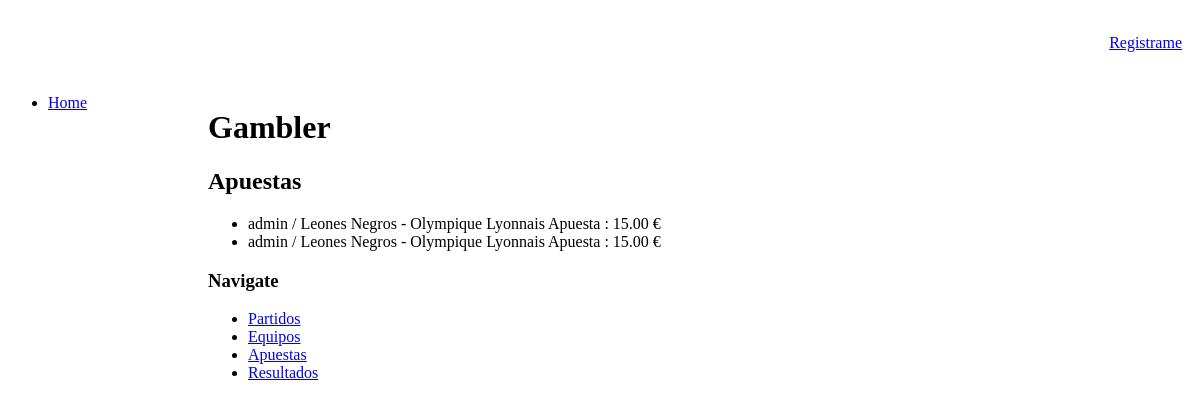
/gambler/apuestas, run on an earlier commit of the app's database.
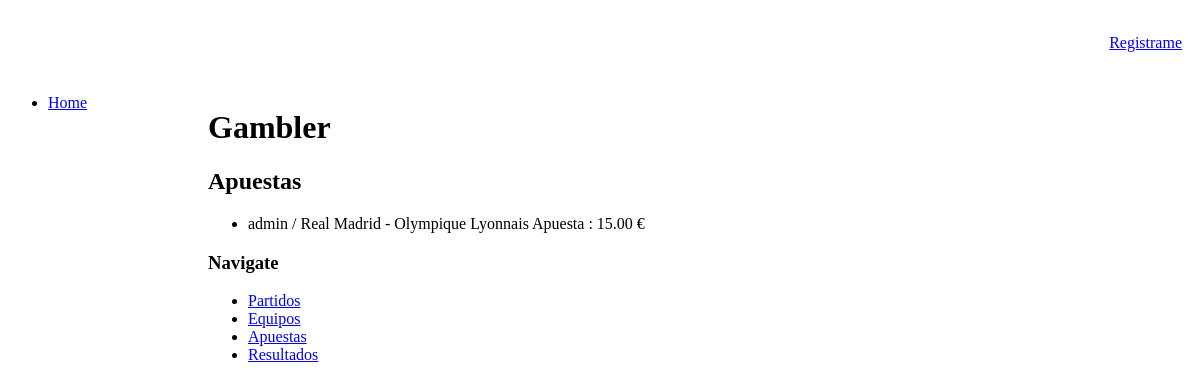
And on a later commit of the database.
### gambler/models.py (models this page shows, shortened)
class Apuesta(models.Model):
    user = models.ForeignKey(User)
    partido = models.ForeignKey(Partido)
    apuesta = models.DecimalField(max_digits=11, decimal_places=2)
    resultado = models.ForeignKey(Resultado)

class Partido(models.Model):
    jornada = models.IntegerField()
    equipoLocal = models.ForeignKey(Equipo, related_name='equipo_local')
    equipoVisitante = models.ForeignKey(Equipo, related_name='equipo_visitante')
    cuota = models.DecimalField(max_digits=3, decimal_places=2, default=1)
    fecha = models.DateField(default=date.today)
    resultado = models.ForeignKey(Resultado)

class Equipo(models.Model):
    nombreEquipo = models.TextField()

### gambler/views.py (the view)
class ApuestaList(ListView, ConnegResponseMixin):
    model = Apuesta
    context_object_name = 'latest_apuesta_list'
    template_name = 'gambler/apuestas_list.html'

### gambler/views.py (called while the page is built)
    def render_to_response(self, context, **kwargs):
        if 'extension' in self.kwargs:
            try:
                objects = [self.object]
            except AttributeError:
                objects = self.object_list
            if self.kwargs['extension'] == 'json':
                return self.render_json_object_response(objects=objects)
            elif self.kwargs['extension'] == 'xml':
                return self.render_xml_object_response(objects=objects)
        else:
            return super(ConnegResponseMixin, self).render_to_response(context)

### gambler/templates/gambler/apuestas_list.html
{% extends "gambler/show_lists.html" %}
{% block list3 %}
<h2>
    Apuestas
</h2>
<ul>
    {% for apuesta in latest_apuesta_list %}
        <li>{{ apuesta.user}} / {{ apuesta.partido.equipoVisitante.nombreEquipo }} - {{ apuesta.partido.equipoLocal.nombreEquipo }} Apuesta :  {{ apuesta.apuesta }} € </li>
    {% empty %}
        <li>Sorry, no apuestas registered yet.</li>
    {% endfor %}
</ul>
{% endblock list3 %}

### gambler/templates/gambler/show_lists.html (shortened to what this page needs)
{% extends "gambler/base.html" %}
{% block content %}
<h1>
    Gambler
</h1>
<div id="listApuestas">
    {% block list3 %}
    {% endblock list3 %}
</div>
{% endblock content %}

### gambler/templates/gambler/base.html (shortened to what this page needs)
{% load staticfiles %}
<!DOCTYPE html>
<html lang="en">
<head>
    <link rel="stylesheet" href="{% static "style/base.css" %}" />
</head>
<body>
<div id="header">
    {% block header %}
        {% if user.username %}
            <p>User {{ user.username }} (<a href="/accounts/logout/?next=/gambler/">logout</a>)</p>
        {% else %}
            <p><a href="/accounts/login/?next=/gambler/">Registrame</a></p>
        {% endif %}
    {% endblock %}
</div>
<div id="sidebar">
    {% block sidebar %}
        <ul>
            <li><a href="/gambler/">Home</a></li>
        </ul>
    {% endblock %}
</div>
<div id="content">
    {% block content %}{% endblock %}
    <h3>Navigate</h3>
    <ul>
        <li><a href="/gambler/partidos">Partidos</a></li>
        <li><a href="/gambler/equipos">Equipos</a></li>
        <li><a href="/gambler/apuestas">Apuestas</a></li>
        <li><a href="/gambler/resultados">Resultados</a></li>
    </ul>
</div>
</body>
</html>

### gambler/static/style/base.css (style rules this page uses)
#header { margin: 0; padding: 10px; text-align: right; }
#content { margin-left: 190px; padding: 10px; }
#sidebar { float: left; width: 190px; }

What changed in the data, as far as the page shows it:
removed Apuesta: user "admin", partido.equipoVisitante.nombreEquipo "Leones Negros", partido.equipoLocal.nombreEquipo "Olympique Lyonnais", apuesta "15.00"
removed Apuesta: user "admin", partido.equipoVisitante.nombreEquipo "Leones Negros", partido.equipoLocal.nombreEquipo "Olympique Lyonnais", apuesta "15.00"
added Apuesta: user "admin", partido.equipoVisitante.nombreEquipo "Real Madrid", partido.equipoLocal.nombreEquipo "Olympique Lyonnais", apuesta "15.00"
